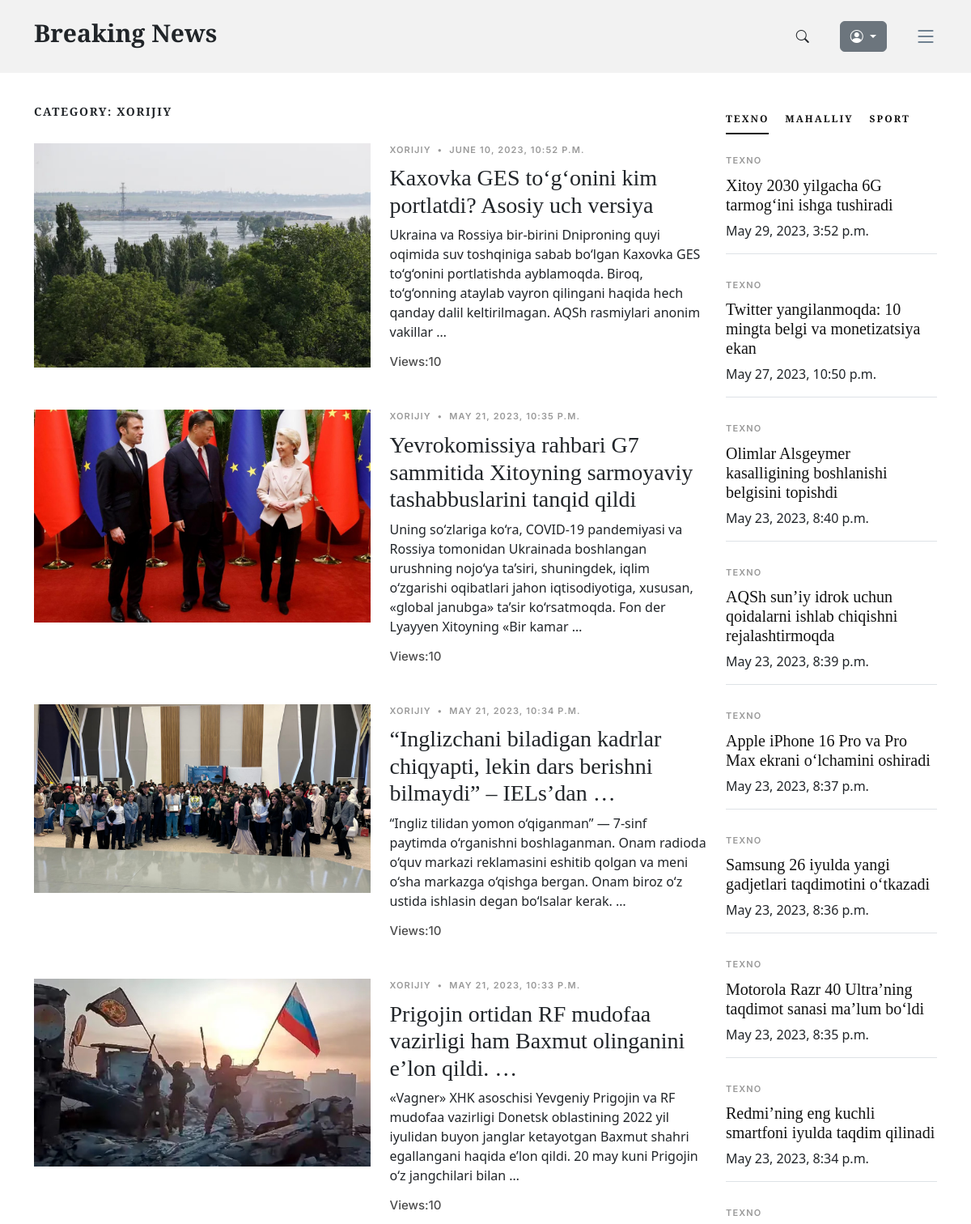
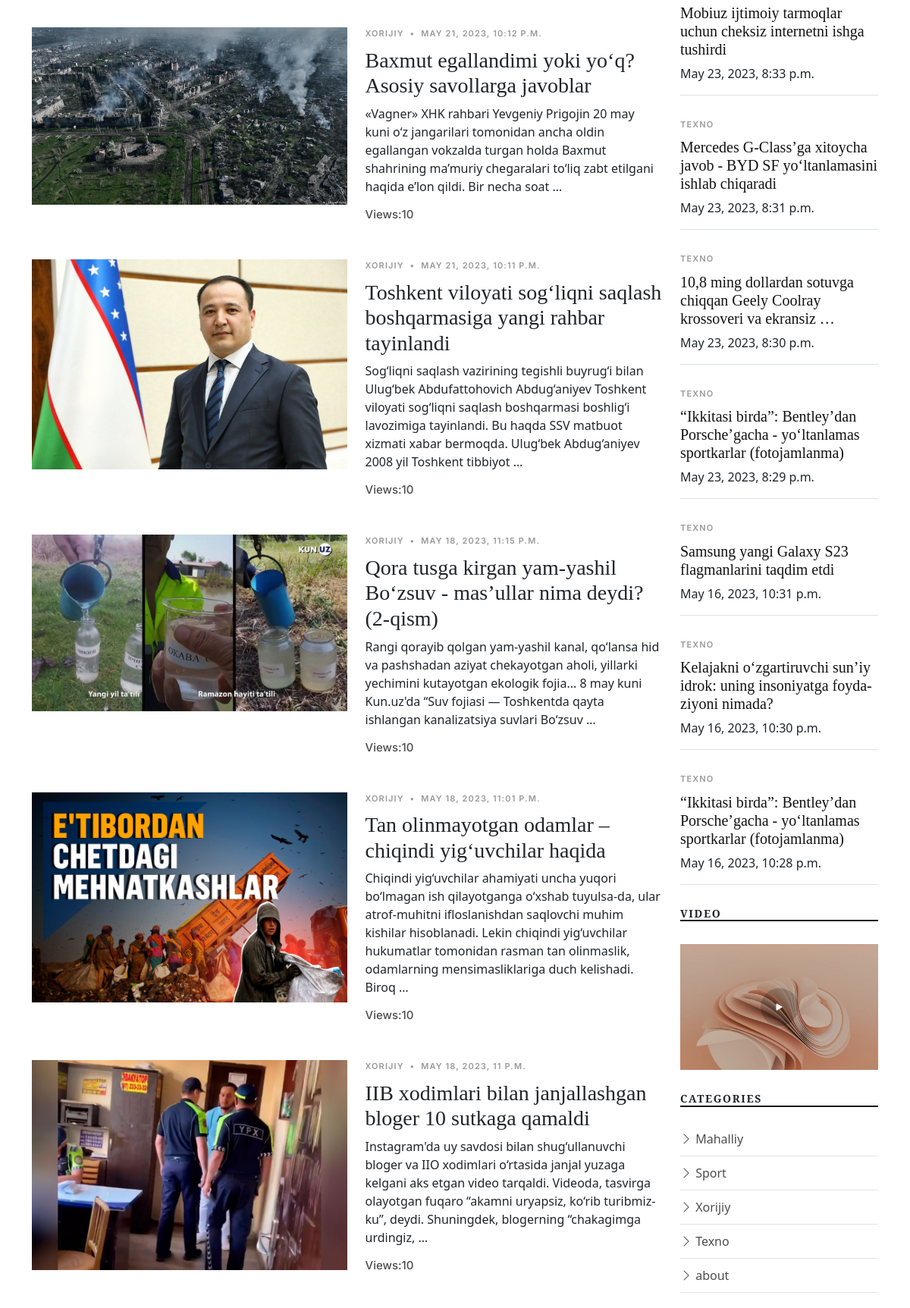
The page /foreign/ (upper part) on the database its author committed (2 pictures, top to bottom).
### news_app/models.py (models this page shows, shortened)
class News(models.Model):
    class Status(models.TextChoices):
        Draft = "DF", "Draft"
        Published = "PB", "Published"
    title = models.CharField(max_length=250)
    slug = models.SlugField(max_length=300)
    body = models.TextField()
    image = models.ImageField(upload_to="news/images")
    category = models.ForeignKey(Category, on_delete=models.CASCADE)
    published_time = models.DateTimeField(default=timezone.now)
    created_time = models.DateTimeField(auto_now_add=True)
    updated_time = models.DateTimeField(auto_now=True)
    status = models.CharField(
        max_length=2, choices=Status.choices, default=Status.Draft
    )
    objects = models.Manager()  # defauld manager
    published = PublishedManager()
    class Meta:
        ordering = ["-published_time"]
    def get_absolute_url(self):
        return reverse("detail_page", args=[self.slug])

class Category(models.Model):
    name = models.CharField(max_length=150)
    def __str__(self):
        return self.name

### news_app/views.py (the view)
# urls.py: path("foreign/", ForeignNewsListView.as_view(), name="foreign_news_page"),
class ForeignNewsListView(ListView):
    model = News
    template_name = "news/foreign-news-list.html"
    context_object_name = "foreign_news"
    def get_context_data(self, **kwargs):
        context = super().get_context_data(**kwargs)
        context["foreign_news"] = News.published.all().filter(category__name="Xorijiy")
        context["techno_news"] = News.published.all().filter(category__name="Texno")
        context["sport_news"] = News.published.all().filter(category__name="Sport")
        context["categories"] = Category.objects.all()
        context["local_news_category"] = "Mahalliy"
        context["sport_news_category"] = "Sport"
        context["techno_news_category"] = "Texno"
        return context
    def get_queryset(self):
        news = self.model.published.all().filter(category__name="Xorijiy")
        return news

### news_app/context_procesor.py (called while the page is built)
def top_news(request):
    categories = Category.objects.all()
    top_news = News.published.all().order_by("-published_time")[:4]
    context = {
        "top_news": top_news,
        "categories": categories,
    }
    return context

### news_app/models.py (called while the page is built)
    def get_queryset(self):
        return super().get_queryset().filter(status=News.Status.Published)

### templates/news/foreign-news-list.html (shortened to what this page needs)
{% extends 'news/base.html' %}
{% load static %}
{% block content %}
<main id="main">
    <section>
      <div class="container">
        <div class="row">
          <div class="col-md-9" data-aos="fade-up">
            <h3 class="category-title">Category: Xorijiy</h3>
            {% for news in foreign_news %}
            <div class="d-md-flex post-entry-2 half">
              <a href="{{ news.get_absolute_url }}" class="me-4 thumbnail">
                <img src="{{ news.image.url }}" alt="" class="img-fluid">
              </a>
              <div>
                <div class="post-meta">
                  <span class="date">{{ news.category }}</span>
                  <span class="mx-1">&bullet;</span>
                  <span>{{ news.published_time }}</span>
                </div>
                <h3>
                  <a href="{{ news.get_absolute_url }}">{{ news.title | truncatewords:10}}</a>
                </h3>
                <p>{{ news.body | truncatewords:30 }}</p>
                <div class="d-flex align-items-center author">
                  <div class="name">
                    <h3 class="m-0 p-0">Views:10</h3>
                  </div>
                </div>
              </div>
            </div>
            {% endfor %}
          </div>
          <div class="col-md-3">
            <div class="aside-block">
              <ul class="nav nav-pills custom-tab-nav mb-4" id="pills-tab" role="tablist">
                <li class="nav-item" role="presentation">
                  <button
                    class="nav-link active"
                    id="pills-popular-tab"
                    data-bs-toggle="pill"
                    data-bs-target="#pills-popular"
                    type="button"
                    role="tab"
                    aria-controls="pills-popular"
                    aria-selected="true">
                    {{ techno_news_category }}
                  </button>
                </li>
                <li class="nav-item" role="presentation">
                  <button
                    class="nav-link"
                    id="pills-trending-tab"
                    data-bs-toggle="pill"
                    data-bs-target="#pills-trending"
                    type="button"
                    role="tab"
                    aria-controls="pills-trending"
                    aria-selected="false">
                    {{ local_news_category }}
                  </button>
                </li>
                <li class="nav-item" role="presentation">
                  <button
                    class="nav-link"
                    d="pills-latest-tab"
                    data-bs-toggle="pill"
                    data-bs-target="#pills-latest"
                    type="button" role="tab"
                    aria-controls="pills-latest"
                    aria-selected="false">
                    {{ sport_news_category }}
                  </button>
                </li>
              </ul>
              <div class="tab-content" id="pills-tabContent">
                <div class="tab-pane fade show active" id="pills-popular" role="tabpanel" aria-labelledby="pills-popular-tab">
                  {% for news in techno_news %}
                    <div class="post-entry-1 border-bottom">
                      <div class="post-meta">
                        <span class="date">{{ news.category }}</span>
                      </div>
                      <h2 class="mb-2"><a href="{{ news.get_absolute_url }}">{{ news.title | truncatewords:10 }}</a></h2>
                      <span class="author mb-3 d-block">{{ news.published_time }}</span>
                    </div>
                  {% endfor %}
                </div>
              </div>
            </div>
            <div class="aside-block">
              <h3 class="aside-title">Video</h3>
              <div class="video-post">
                <a href="https://www.youtube.com/embed/Wlp2K9o9Obk" class="glightbox link-video">
                  <span class="bi-play-fill"></span>
                  <img src="{% static 'images/post-landscape-5.jpg' %}" alt="" class="img-fluid">
                </a>
              </div>
            </div>
            <div class="aside-block">
              <h3 class="aside-title">Categories</h3>
              <ul class="aside-links list-unstyled">
                {% for category in categories %}
                <li>
                  <a href="category.html"><i class="bi bi-chevron-right"></i> {{ category.name }}</a>
                </li>
                {% endfor %}
              </ul>
            </div>
          </div>
        </div>
      </div>
    </section>
  </main>
{% endblock content %}

### static/css/variables.css (style rules this page uses)
:root { --font-default: 'EB Garamond', system-ui, -apple-system, "Segoe UI", Roboto, "Helvetica Neue", Arial, "Noto Sans", "Liberation Sans", sans-serif, "Apple Color Emoji", "Segoe UI Emoji", "Segoe UI Symbol", "Noto Color Emoji"; --font-primary: 'EB Garamond', serif; --font-secondary: 'Inter', sans-serif; --color-default: #212529; --color-default-rgb: 33, 37, 41; --color-links: #212529; --color-links-hover: #15171a; --color-primary: #212529; --color-primary-light: #26282c; --color-primary-dark: #0b0c0e; --color-primary-rgb: 33, 37, 41; --color-primary-light-rgb: 38, 40, 44; --color-primary-dark-rgb: 11, 12, 14; --color-secondary: #596d80; --color-secondary-light: #8498aa; --color-secondary-dark: #404f5c; --color-secondary-rgb: 89, 109, 128; --color-secondary-light-rgb: 132, 152, 170; --color-secondary-dark-rgb: 64, 79, 92; --color-blue: #0d6efd; --color-blue-rgb: 13, 110, 253; --color-indigo: #6610f2; --color-indigo-rgb: 102, 16, 242; --color-purple: #6f42c1; --color-purple-rgb: 111, 66, 193; --color-pink: #f3268c; --color-pink-rgb: 243, 38, 140; --color-red: #df1529; --color-red-rgb: 223, 21, 4; --color-orange: #fd7e14; --color-orange-rgb: 253, 126, 20; --color-yellow: #ffc107; --color-yellow-rgb: 255, 193, 7; --color-green: #059652; --color-green-rgb: 5, 150, 82; --color-teal: #20c997; --color-teal-rgb: 32, 201, 151; --color-cyan: #0dcaf0; --color-cyan-rgb: 13, 202, 240; --color-white: #ffffff; --color-white-rgb: 255, 255, 255; --color-gray: #6c757d; --color-gray-rgb: 108, 117, 125; --color-black: #000000; --color-black-rgb: 0, 0, 0; }
:root { --bs-blue: var(--color-blue); --bs-indigo: var(--color-indigo); --bs-purple: var(--color-purple); --bs-pink: var(--color-pink); --bs-red: var(--color-red); --bs-orange: var(--color-orange); --bs-yellow: var(--color-yellow); --bs-green: var(--color-green); --bs-teal: var(--color-teal); --bs-cyan: var(--color-cyan); --bs-white: var(--color-white); --bs-gray: var(--color-gray); --bs-gray-dark: #343a40; --bs-gray-100: #f8f9fa; --bs-gray-200: #e9ecef; --bs-gray-300: #dee2e6; --bs-gray-400: #ced4da; --bs-gray-500: #adb5bd; --bs-gray-600: #6c757d; --bs-gray-700: #495057; --bs-gray-800: #343a40; --bs-gray-900: #212529; --bs-primary: var(--color-blue); --bs-secondary: var(--color-blue); --bs-success: #198754; --bs-info: #0dcaf0; --bs-warning: #ffc107; --bs-danger: #dc3545; --bs-light: #f8f9fa; --bs-dark: #212529; --bs-primary-rgb: var(--color-primary-rgb); --bs-secondary-rgb: var(--color-secondary-rgb); --bs-success-rgb: 25, 135, 84; --bs-info-rgb: 13, 202, 240; --bs-warning-rgb: 255, 193, 7; --bs-danger-rgb: 220, 53, 69; --bs-light-rgb: 248, 249, 250; --bs-dark-rgb: 33, 37, 41; --bs-white-rgb: var(--color-white-rgb); --bs-black-rgb: var(--color-black-rgb); --bs-body-color-rgb: var(--color-default-rgb); --bs-body-bg-rgb: 255, 255, 255; --bs-font-sans-serif: var(--font-default); --bs-font-monospace: SFMono-Regular, Menlo, Monaco, Consolas, "Liberation Mono", "Courier New", monospace; --bs-gradient: linear-gradient(180deg, rgba(255, 255, 255, 0.15), rgba(255, 255, 255, 0)); --bs-body-font-family: var(--font-default); --bs-body-font-size: 1rem; --bs-body-font-weight: 400; --bs-body-line-height: 1.5; --bs-body-color: var(--color-default); --bs-body-bg: #fff; }

### static/css/404-page.css (style rules this page uses)
a { text-decoration: none; }

### static/css/register.css (style rules this page uses)
:root { --color-white: #fff; --color-light: #f1f5f9; --color-black: #121212; --color-night: #001632; --color-red: #f44336; --color-yellow: #6cf436; --color-blue: #1a73e8; --color-gray: #80868b; --color-grayish: #dadce0; --shadow-normal: 0 1px 3px 0 rgba(0, 0, 0, 0.1), 0 1px 2px 0 rgba(0, 0, 0, 0.06); --shadow-medium: 0 4px 6px -1px rgba(0, 0, 0, 0.1), 0 2px 4px -1px rgba(0, 0, 0, 0.06); --shadow-large: 0 10px 15px -3px rgba(0, 0, 0, 0.1), 0 4px 6px -2px rgba(0, 0, 0, 0.05); }
.login a, button { font-family: inherit; font-size: inherit; line-height: inherit; cursor: pointer; border: none; outline: none; text-decoration: none; }
.login, img { display: block; width: 100%; height: auto; object-fit: cover; }

### rows shown on the page
News: image (picture), category "XORIJIY", published_time "JUNE 10, 2023, 10:52 P.M.", title "Kaxovka GES to‘g‘onini kim portlatdi? Asosiy uch versiya", body "Ukraina va Rossiya bir-birini Dniproning quyi oqimida suv toshqiniga sabab bo‘lgan Kaxovka GES to‘g‘onini portlatishda ayblamoqda. Biroq, to‘g‘onning ataylab vayron qilingani haqida hech qanday dalil keltirilmagan. AQSh rasmiylari anonim vakillar …"
News: image (picture), category "XORIJIY", published_time "MAY 21, 2023, 10:35 P.M.", title "Yevrokomissiya rahbari G7 sammitida Xitoyning sarmoyaviy tashabbuslarini tanqid qildi", body "Uning so‘zlariga ko‘ra, COVID-19 pandemiyasi va Rossiya tomonidan Ukrainada boshlangan urushning nojo‘ya ta’siri, shuningdek, iqlim o‘zgarishi oqibatlari jahon iqtisodiyotiga, xususan, «global janubga» ta’sir ko‘rsatmoqda. Fon der Lyayyen Xitoyning «Bir kamar …"
News: image (picture), category "XORIJIY", published_time "MAY 21, 2023, 10:34 P.M.", title "“Inglizchani biladigan kadrlar chiqyapti, lekin dars berishni bilmaydi” – IELs’dan …", body "“Ingliz tilidan yomon o‘qiganman” — 7-sinf paytimda o‘rganishni boshlaganman. Onam radioda o‘quv markazi reklamasini eshitib qolgan va meni o‘sha markazga o‘qishga bergan. Onam biroz o‘z ustida ishlasin degan bo‘lsalar kerak. …"
News: image (picture), category "XORIJIY", published_time "MAY 21, 2023, 10:33 P.M.", title "Prigojin ortidan RF mudofaa vazirligi ham Baxmut olinganini e’lon qildi. …", body "«Vagner» XHK asoschisi Yevgeniy Prigojin va RF mudofaa vazirligi Donetsk oblastining 2022 yil iyulidan buyon janglar ketayotgan Baxmut shahri egallangani haqida e’lon qildi. 20 may kuni Prigojin o‘z jangchilari bilan …"
News: image (picture), category "XORIJIY", published_time "MAY 21, 2023, 10:12 P.M.", title "Baxmut egallandimi yoki yo‘q? Asosiy savollarga javoblar", body "«Vagner» XHK rahbari Yevgeniy Prigojin 20 may kuni o‘z jangarilari tomonidan ancha oldin egallangan vokzalda turgan holda Baxmut shahrining ma’muriy chegaralari to‘liq zabt etilgani haqida e’lon qildi. Bir necha soat …"
News: image (picture), category "XORIJIY", published_time "MAY 21, 2023, 10:11 P.M.", title "Toshkent viloyati sog‘liqni saqlash boshqarmasiga yangi rahbar tayinlandi", body "Sog‘liqni saqlash vazirining tegishli buyrug‘i bilan Ulug‘bek Abdufattohovich Abdug‘aniyev Toshkent viloyati sog‘liqni saqlash boshqarmasi boshlig‘i lavozimiga tayinlandi. Bu haqda SSV matbuot xizmati xabar bermoqda. Ulug‘bek Abdug‘aniyev 2008 yil Toshkent tibbiyot …"
News: image (picture), category "XORIJIY", published_time "MAY 18, 2023, 11:15 P.M.", title "Qora tusga kirgan yam-yashil Bo‘zsuv - mas’ullar nima deydi? (2-qism)", body "Rangi qorayib qolgan yam-yashil kanal, qo‘lansa hid va pashshadan aziyat chekayotgan aholi, yillarki yechimini kutayotgan ekologik fojia... 8 may kuni Kun.uz'da “Suv fojiasi — Toshkentda qayta ishlangan kanalizatsiya suvlari Bo‘zsuv …"
News: image (picture), category "XORIJIY", published_time "MAY 18, 2023, 11:01 P.M.", title "Tan olinmayotgan odamlar – chiqindi yig‘uvchilar haqida", body "Chiqindi yig‘uvchilar ahamiyati uncha yuqori bo‘lmagan ish qilayotganga o‘xshab tuyulsa-da, ular atrof-muhitni ifloslanishdan saqlovchi muhim kishilar hisoblanadi. Lekin chiqindi yig‘uvchilar hukumatlar tomonidan rasman tan olinmaslik, odamlarning mensimasliklariga duch kelishadi. Biroq …"
News: image (picture), category "XORIJIY", published_time "MAY 18, 2023, 11 P.M.", title "IIB xodimlari bilan janjallashgan bloger 10 sutkaga qamaldi", body "Instagram'da uy savdosi bilan shug‘ullanuvchi bloger va IIO xodimlari o‘rtasida janjal yuzaga kelgani aks etgan video tarqaldi. Videoda, tasvirga olayotgan fuqaro “akamni uryapsiz, ko‘rib turibmiz-ku”, deydi. Shuningdek, blogerning “chakagimga urdingiz, …"
Category: name "TEXNO", name "Texno"
Category: name "MAHALLIY", name "Mahalliy"
Category: name "SPORT", name "Sport"
News: category "TEXNO", title "Xitoy 2030 yilgacha 6G tarmog‘ini ishga tushiradi", published_time "May 29, 2023, 3:52 p.m."
News: category "TEXNO", title "Twitter yangilanmoqda: 10 mingta belgi va monetizatsiya ekan", published_time "May 27, 2023, 10:50 p.m."
News: category "TEXNO", title "Olimlar Alsgeymer kasalligining boshlanishi belgisini topishdi", published_time "May 23, 2023, 8:40 p.m."
News: category "TEXNO", title "AQSh sun’iy idrok uchun qoidalarni ishlab chiqishni rejalashtirmoqda", published_time "May 23, 2023, 8:39 p.m."
News: category "TEXNO", title "Apple iPhone 16 Pro va Pro Max ekrani o‘lchamini oshiradi", published_time "May 23, 2023, 8:37 p.m."
News: category "TEXNO", title "Samsung 26 iyulda yangi gadjetlari taqdimotini o‘tkazadi", published_time "May 23, 2023, 8:36 p.m."
News: category "TEXNO", title "Motorola Razr 40 Ultra’ning taqdimot sanasi ma’lum bo‘ldi", published_time "May 23, 2023, 8:35 p.m."
News: category "TEXNO", title "Redmi’ning eng kuchli smartfoni iyulda taqdim qilinadi", published_time "May 23, 2023, 8:34 p.m."
News: category "TEXNO", title "Mobiuz ijtimoiy tarmoqlar uchun cheksiz internetni ishga tushirdi", published_time "May 23, 2023, 8:33 p.m."
News: category "TEXNO", title "Mercedes G-Class’ga xitoycha javob - BYD SF yo‘ltanlamasini ishlab chiqaradi", published_time "May 23, 2023, 8:31 p.m."
News: category "TEXNO", title "10,8 ming dollardan sotuvga chiqqan Geely Coolray krossoveri va ekransiz …", published_time "May 23, 2023, 8:30 p.m."
News: category "TEXNO", title "“Ikkitasi birda”: Bentley’dan Porsche’gacha - yo‘ltanlamas sportkarlar (fotojamlanma)", published_time "May 23, 2023, 8:29 p.m."
News: category "TEXNO", title "Samsung yangi Galaxy S23 flagmanlarini taqdim etdi", published_time "May 16, 2023, 10:31 p.m."
News: category "TEXNO", title "Kelajakni o‘zgartiruvchi sun’iy idrok: uning insoniyatga foyda-ziyoni nimada?", published_time "May 16, 2023, 10:30 p.m."
News: category "TEXNO", title "“Ikkitasi birda”: Bentley’dan Porsche’gacha - yo‘ltanlamas sportkarlar (fotojamlanma)", published_time "May 16, 2023, 10:28 p.m."
Category: name "Xorijiy"
Category: name "about"
